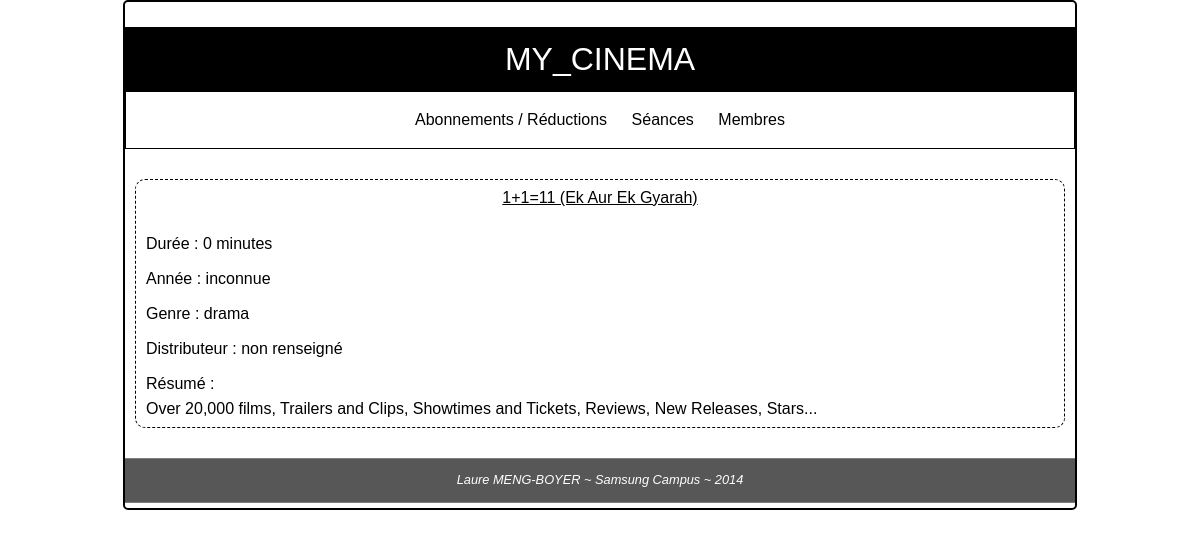
Screenshot of /ficheFilm.php?idFilm=1661 with the database file from the repository.
### tables this page shows
CREATE TABLE `tp_film` (
  `id_film` int(11) NOT NULL,
  `id_genre` tinyint(4) NULL,
  `id_distrib` int(11) NULL,
  `titre` varchar(255) NOT NULL,
  `resum` varchar(255) NOT NULL,
  `date_debut_affiche` date NOT NULL,
  `date_fin_affiche` date NOT NULL,
  `duree_min` int(11) NOT NULL,
  `annee_prod` int(11) NULL,
  KEY(`id_genre`),
  KEY(`id_distrib`),
  PRIMARY KEY(`id_film`)
);

CREATE TABLE `tp_genre` (
  `id_genre` tinyint(4) NOT NULL,
  `nom` varchar(255) NOT NULL,
    PRIMARY KEY(`id_genre`)
);

### ficheFilm.php (the view, shortened to what this page needs)
<?php
include("includes/connectBDD.php");
$idFilm = $_GET['idFilm'];
$sql = $bdd->query("SELECT `tp_distrib`.`nom` AS distrib, `tp_genre`.`nom` AS genre, `tp_film`.titre AS titre, `tp_film`.`annee_prod` AS annee, `tp_film`.`duree_min` AS duree, `tp_film`.`resum` AS resume FROM `tp_film` LEFT JOIN `tp_genre` ON `tp_film`.`id_genre`=`tp_genre`.`id_genre` LEFT JOIN `tp_distrib` ON `tp_film`.`id_distrib`=`tp_distrib`.`id_distrib` WHERE `tp_film`.`id_film`=$idFilm");
$infoFilm = $sql->fetch();
?>
<!DOCTYPE html>
<html>
<head>
	<link rel="stylesheet" href="css/style.css" />
</head>
<body>
	<div id="main">
		<?php
		include("includes/header.php");
		include("includes/nav.php"); ?>
		<section id="infosFilm">
			<header><h2><?php echo $infoFilm['titre']; ?></h2></header>
			<p>Durée : <?php echo $infoFilm['duree']; ?> minutes</p>
			<p>Année : <?php if($infoFilm['annee'] != 0) echo $infoFilm['annee']; else echo "inconnue"; ?></p>
			<p>Genre : <?php if($infoFilm['genre'] != NULL) echo $infoFilm['genre']; else echo "non renseigné"; ?></p>
			<p>Distributeur : <?php if($infoFilm['distrib'] != NULL) echo $infoFilm['distrib']; else echo "non renseigné"; ?></p>
			<p>Résumé : </p>
			<?php echo $infoFilm['resume']; ?>
		</section>
		<?php include("includes/footer.php"); ?>
	</div>
</body>
</html>

### css/style.css (style rules this page uses)
html, body, div, span, applet, object, iframe, h1, h2, h3, h4, h5, h6, p, blockquote, pre, a, abbr, acronym, address, big, cite, code, del, dfn, em, img, ins, kbd, q, s, samp, small, strike, strong, sub, sup, tt, var, b, u, i, center, dl, dt, dd, ol, ul, li, fieldset, form, label, legend, table, caption, tbody, tfoot, thead, tr, th, td, article, aside, canvas, details, embed, figure, figcaption, footer, header, hgroup, menu, nav, output, ruby, section, summary, time, mark, audio, video { margin: 0; padding: 0; border: 0; font-size: 100%; font: inherit; vertical-align: baseline; }
article, aside, details, figcaption, figure, footer, header, hgroup, menu, nav, section { display: block; }
body { line-height: 1; }
h2 { margin: 0 0 20px 0; text-decoration: underline; text-align: center; }
#main { width: 950px; margin: auto; border: 2px solid black; border-radius: 5px; font-family: Helvetica, sans-serif; }
#seance, .resultSeances, #infosFilm { border: 1px black dashed; border-radius: 10px; text-align: center; margin: 30px 10px; padding: 10px; }
#infosFilm { text-align: left; }
#infosFilm p { line-height: 35px; }

### rows the page displays
tp_film: titre "1+1=11 (Ek Aur Ek Gyarah)", duree_min "0", id_genre.nom "drama", resum "Over 20,000 films, Trailers and Clips, Showtimes and Tickets, Reviews, New Releases, Stars..."
